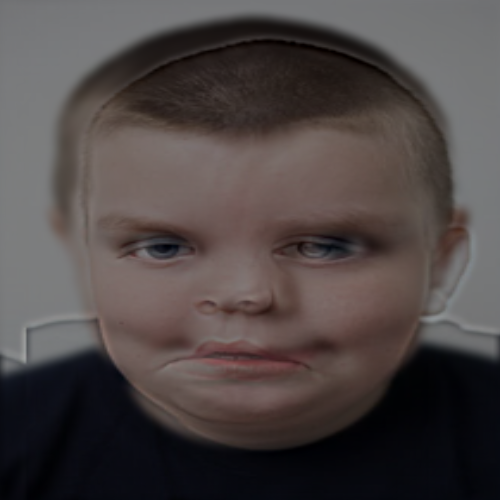

This figure's Python source:
import sys
import cv2
import numpy as np
import matplotlib.pyplot as plt

def cross_correlation(img, kernel):
    '''Computes cross-correlation between image and kernel.'''
    img_height, img_width = img.shape
    kernel_height, kernel_width = kernel.shape
    pad_h, pad_w = kernel_height // 2, kernel_width // 2

    # Pad the image with zeros
    img_padded = np.pad(img, ((pad_h, pad_h), (pad_w, pad_w)), mode='constant')

    # Output image
    output = np.zeros(img.shape)

    # Apply kernel to each pixel
    for i in range(img_height):
        for j in range(img_width):
            region = img_padded[i:i + kernel_height, j:j + kernel_width]
            output[i, j] = np.sum(region * kernel)

    return output

def convolution(img, kernel):
    '''Flips kernel and performs cross-correlation (which is equivalent to convolution).'''
    flipped_kernel = np.flipud(np.fliplr(kernel))
    return cross_correlation(img, flipped_kernel)

def gaussian_blur(sigma, height, width):
    '''Generates a Gaussian kernel.'''
    center_h, center_w = height // 2, width // 2
    kernel = np.zeros((height, width))

    for i in range(height):
        for j in range(width):
            diff = ((i - center_h) ** 2 + (j - center_w) ** 2)
            kernel[i, j] = np.exp(-diff / (2 * sigma ** 2))

    kernel /= np.sum(kernel)  # Normalize
    return kernel

def low_pass(img, sigma, size):
    '''Applies a low-pass filter using a Gaussian kernel.'''
    kernel = gaussian_blur(sigma, size, size)
    return np.stack([convolution(img[:, :, i], kernel) for i in range(3)], axis=-1)

def high_pass(img, sigma, size):
    '''Applies a high-pass filter by subtracting the low-pass image from the original.'''
    return img - low_pass(img, sigma, size)

def create_hybrid_image(img1, img2, sigma1, size1, high_low1, sigma2, size2, high_low2, mixin_ratio):
    '''Creates a hybrid image by blending low-pass and high-pass images.'''
    img1 = img1.astype(np.float32) / 255.0  # Normalize
    img2 = img2.astype(np.float32) / 255.0

    img1 = low_pass(img1, sigma1, size1) if high_low1 == 'low' else high_pass(img1, sigma1, size1)
    img2 = low_pass(img2, sigma2, size2) if high_low2 == 'low' else high_pass(img2, sigma2, size2)

    # Merge images
    hybrid_img = (img1 * (1 - mixin_ratio)) + (img2 * mixin_ratio)
    return (hybrid_img * 255).clip(0, 255).astype(np.uint8)

# Load images with swapped roles
img1 = cv2.imread('image1_LowFreq.png')  # Now Low-pass
img2 = cv2.imread('image2_HighFreq.png')  # Now High-pass

# Check if images are loaded
if img1 is None:
    print("Error: 'image1_LowFreq.png' not found.")
    sys.exit()
if img2 is None:
    print("Error: 'image2_HighFreq.png' not found.")
    sys.exit()

# Convert from BGR to RGB for correct display
img1 = cv2.cvtColor(img1, cv2.COLOR_BGR2RGB)
img2 = cv2.cvtColor(img2, cv2.COLOR_BGR2RGB)

# Resize images
img1 = cv2.resize(img1, (500, 500))
img2 = cv2.resize(img2, (500, 500))

# Define parameters
sigma1, size1 = 5, 15  # Low-pass for img1
sigma2, size2 = 5, 15  # High-pass for img2
mixin_ratio = 0.5  # Balance blending

# Generate hybrid image
hybrid_img = create_hybrid_image(img1, img2, sigma1, size1, 'low', sigma2, size2, 'high', mixin_ratio)

# Display images
plt.figure(figsize=(10, 5))

plt.subplot(1, 3, 1)
plt.title("Low-Pass Image")
plt.imshow(low_pass(img1, sigma1, size1).astype(np.uint8))

plt.subplot(1, 3, 2)
plt.title("High-Pass Image")
plt.imshow(high_pass(img2, sigma2, size2).astype(np.uint8))

plt.subplot(1, 3, 3)
plt.title("Hybrid Image")
plt.imshow(hybrid_img)

plt.show()

# Save the result
cv2.imwrite("hybrid_image.png", cv2.cvtColor(hybrid_img, cv2.COLOR_RGB2BGR))
print("Hybrid image saved as 'hybrid_image.png'")
